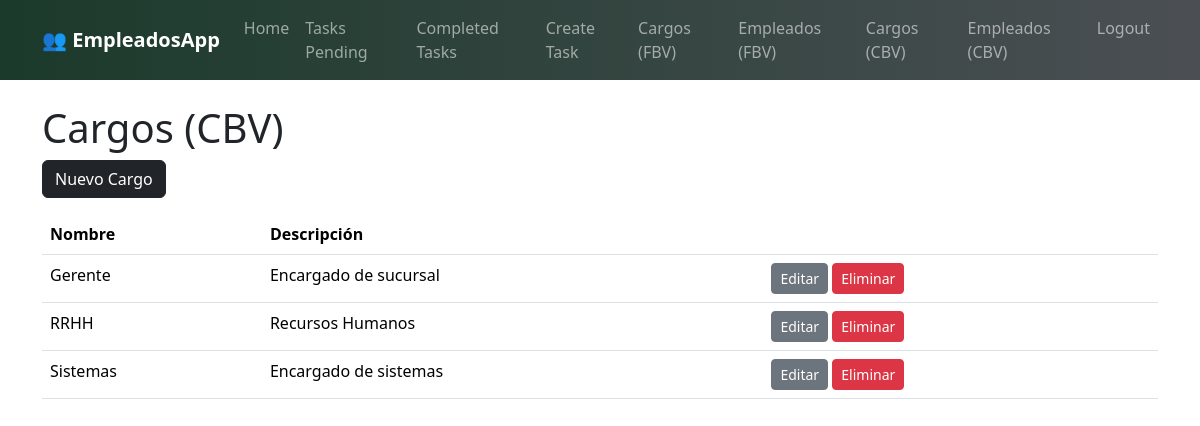
Screenshot of /cbv/cargos/ (signed in) with the database file from the repository.
### empleados/models.py (models this page shows, shortened)
class Cargo(models.Model):
    nombre = models.CharField(max_length=100)
    descripcion = models.CharField(max_length=200, blank=True)

### empleados/views_cbv.py (the view)
class CargoListView(LoginRequiredMixin, ListView):
    model = Cargo
    template_name = 'empleados/cbv/cargo_list.html'
    context_object_name = 'cargos'

### empleados/templates/empleados/cbv/cargo_list.html
{% extends 'base.html' %}
{% block content %}
<main class="container py-4">
    <h1>Cargos (CBV)</h1>
    <a class="btn btn-dark mb-3" href="{% url 'cargo_create_cbv' %}">Nuevo Cargo</a>
    <table class="table">
        <thead>
            <tr><th>Nombre</th><th>Descripción</th><th></th></tr>
        </thead>
        <tbody>
            {% for cargo in cargos %}
            <tr>
                <td>{{ cargo.nombre }}</td>
                <td>{{ cargo.descripcion }}</td>
                <td>
                    <a class="btn btn-sm btn-secondary" href="{% url 'cargo_update_cbv' cargo.id %}">Editar</a>
                    <a class="btn btn-sm btn-danger" href="{% url 'cargo_delete_cbv' cargo.id %}">Eliminar</a>
                </td>
            </tr>
            {% endfor %}
        </tbody>
    </table>
</main>
{% endblock %}

### rows the page displays
Cargo: nombre "Gerente", descripcion "Encargado de sucursal"
Cargo: nombre "RRHH", descripcion "Recursos Humanos"
Cargo: nombre "Sistemas", descripcion "Encargado de sistemas"
